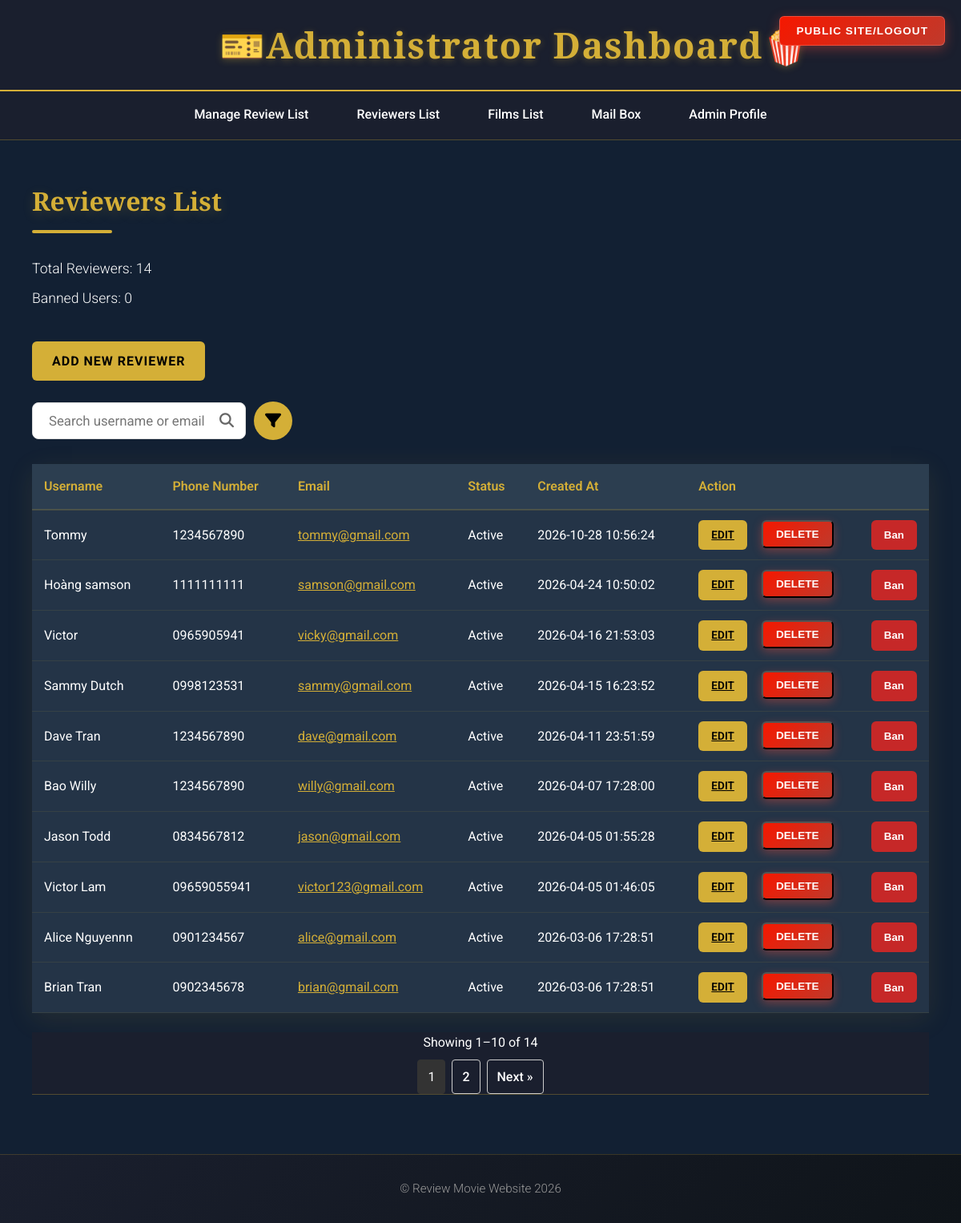
The app's page /Admin/reviewers.php (signed in), older data.
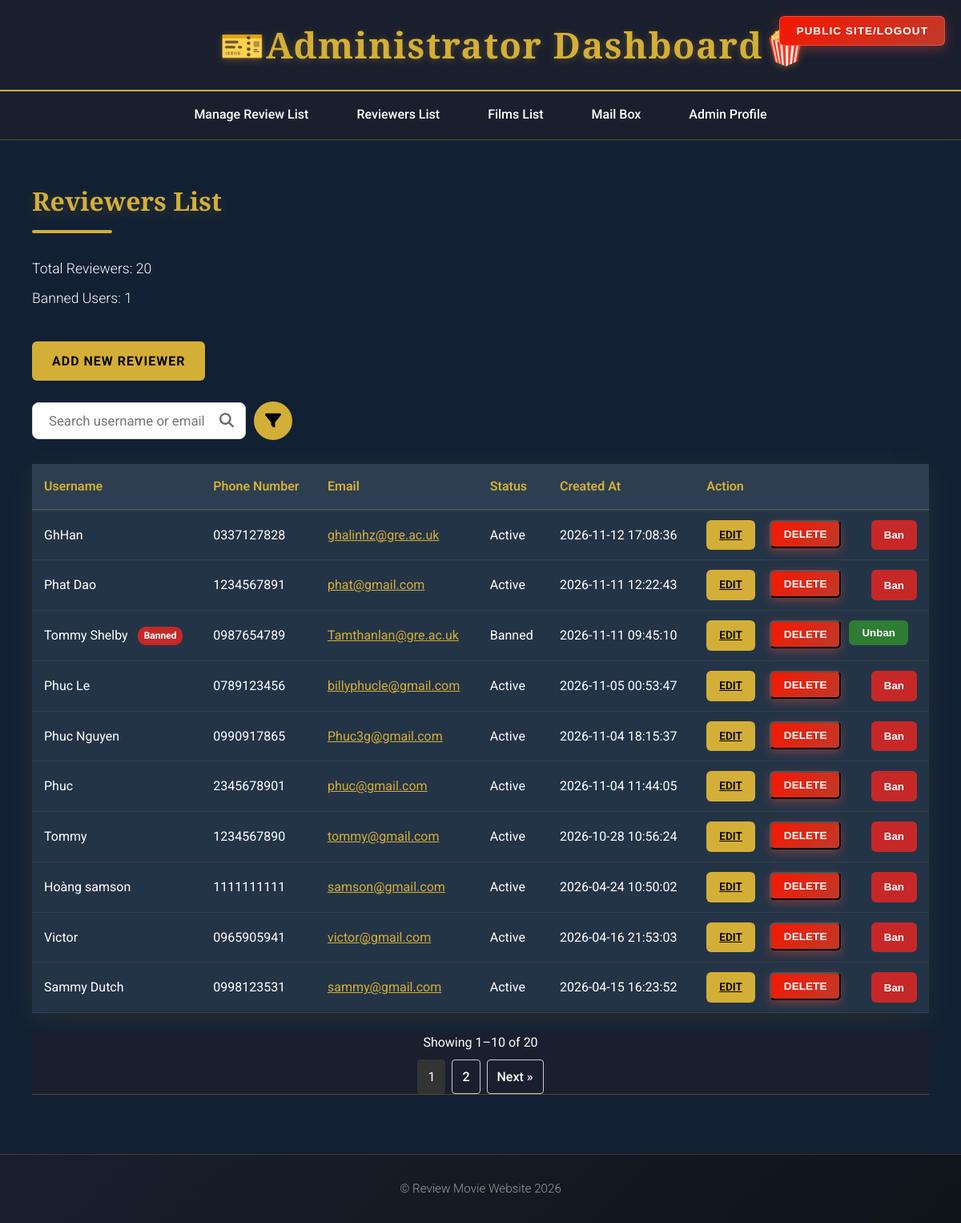
The same page, newer data.
### tables this page shows
CREATE TABLE `reviewers` (
  `id` int(11) NOT NULL,
  `username` varchar(100) NOT NULL,
  `phone_number` varchar(255) NOT NULL,
  `email` varchar(255) DEFAULT NULL,
  `created_at` datetime DEFAULT current_timestamp(),
  `password_hash` varchar(255) DEFAULT NULL,
  `is_banned` tinyint(1) NOT NULL DEFAULT 0,
  `ban_message` text DEFAULT NULL,
  `banned_at` datetime DEFAULT NULL,
  `avatar_path` varchar(255) DEFAULT NULL
);

### Admin/reviewers.php (called while the page is built, shortened)
<?php
require_once __DIR__ . '/../includes/bootstrap.php';
$database = Database::getConnection();
try {
    $search = $_GET['search'] ?? '';
    $sort = $_GET['sort'] ?? 'created_at DESC';
    $totalItems = $reviewerModel->totalFilteredReviewers($database, $search);
    $pagination = $paginationService->forRequest($totalItems, $_GET['page'] ?? 1);
    $reviewers = $reviewerModel->allReviewers(
        $database,
        $search,
        $sort,
        $pagination['itemsPerPage'],
        $pagination['offset']
    );
    $totalReviewers = $reviewerModel->totalReviewers($database);
    $totalBannedReviewers = $reviewerModel->totalBannedReviewers($database);
    include '../templates/admin_reviewers.html.php';
} catch (PDOException $e) {
    $title = 'An error has occurred';
    $output = 'Error: ' . $e->getMessage();
}
include '../templates/admin_layout.html.php';

### includes/bootstrap.php (called while the page is built, shortened)
<?php
require_once __DIR__ . '/../classes/Database.php';
require_once __DIR__ . '/../classes/Reviewer.php';
require_once __DIR__ . '/../classes/Conversation.php';
require_once __DIR__ . '/../classes/Pagination.php';
$paginationService = new Pagination();
$reviewerModel = new Reviewer();

### classes/Database.php (called while the page is built, shortened)
<?php
class Database
{
    public static function query($pdo, $sql, $parameters = [])
    {
        $query = $pdo->prepare($sql);
        $query->execute($parameters);
        return $query;
    }
}

### classes/Reviewer.php (called while the page is built, shortened)
<?php
class Reviewer extends User
{
    public function totalReviewers($pdo)
    {
        $query = Database::query($pdo, "SELECT COUNT(*) FROM reviewers");
        $row = $query->fetch();
        return $row[0];
    }
    public function totalBannedReviewers($pdo)
    {
        return Database::query($pdo, 'SELECT COUNT(*) FROM reviewers WHERE is_banned = 1')->fetchColumn();
    }
    public function totalFilteredReviewers($pdo, $search = '')
    {
        $query = Database::query(
            $pdo,
            'SELECT COUNT(*) FROM reviewers WHERE (username LIKE :search OR email LIKE :search)',
            [':search' => '%' . $search . '%']
        );
        return $query->fetchColumn();
    }
    public function allReviewers($pdo, $search = '', $sort = 'created_at DESC', $limit = null, $offset = 0)
    {
        $sql = 'SELECT id, username, email, phone_number, created_at, is_banned, ban_message
             FROM reviewers
             WHERE (username LIKE :search OR email LIKE :search)';
        $parameters = [':search' => '%' . $search . '%'];
        $allowedSorts = ['username ASC', 'username DESC', 'created_at ASC', 'created_at DESC'];
        $order = in_array($sort, $allowedSorts) ? $sort : 'created_at DESC';
        $sql .= " ORDER BY $order";
        if ($limit !== null) {
            $sql .= ' LIMIT ' . max(1, (int) $limit) . ' OFFSET ' . max(0, (int) $offset);
        }
        return Database::query($pdo, $sql, $parameters)->fetchAll();
    }
}

### classes/Pagination.php (called while the page is built, shortened)
<?php
class Pagination
{
    public function forRequest($totalItems, $requestedPage, $itemsPerPage = self::ITEMS_PER_PAGE)
    {
        $itemsPerPage = max(1, (int) $itemsPerPage);
        $pageValue = is_scalar($requestedPage) ? filter_var($requestedPage, FILTER_VALIDATE_INT) : false;
        $page = $pageValue === false ? 1 : max(1, (int) $pageValue);
        $totalPages = max(1, (int) ceil($totalItems / $itemsPerPage));
        $page = min($page, $totalPages);
        return [
            'currentPage' => $page,
            'totalPages' => $totalPages,
            'itemsPerPage' => $itemsPerPage,
            'offset' => ($page - 1) * $itemsPerPage,
            'totalItems' => (int) $totalItems,
        ];
    }
}

### templates/admin_reviewers.html.php (the view, shortened to what the changed rows need)
<link rel="stylesheet" href="https://cdnjs.cloudflare.com/ajax/libs/font-awesome/6.5.1/css/all.min.css">
<h2>Reviewers List</h2>
<div class="reviewer-stats">
    <p>Total Reviewers: <?= (int) $totalReviewers ?></p>
    <p>Banned Users: <?= (int) $totalBannedReviewers ?></p>
</div>
<br>
<table>
    <thead>
        <tr>
            <th>Username</th>
            <th>Phone Number</th>
            <th>Email</th>
            <th>Status</th>
            <th>Created At</th>
            <th>Action</th>
        </tr>
    </thead>
    <tbody>
        <?php foreach ($reviewers as $reviewer): ?>
            <tr>
                <td>
                    <?= htmlspecialchars($reviewer['username'], ENT_QUOTES, 'UTF-8') ?>
                    <?php if (!empty($reviewer['is_banned'])): ?>
                        <span class="banned-user-label">Banned</span>
                    <?php endif; ?>
                </td>
                <td>
                    <?php if (!empty($reviewer['phone_number'])): ?>
                        <?= htmlspecialchars($reviewer['phone_number'], ENT_QUOTES, 'UTF-8') ?>
                    <?php else: ?>
                        <em style="color: #777;">None</em>
                    <?php endif; ?>
                </td>
                <td>
                    <?php if (!empty($reviewer['email'])): ?>
                        <a href="mailto:<?= htmlspecialchars($reviewer['email'], ENT_QUOTES, 'UTF-8') ?>" style="color: var(--accent);">
                            <?= htmlspecialchars($reviewer['email'], ENT_QUOTES, 'UTF-8') ?>
                        </a>
                    <?php else: ?>
                        <em style="color: #777;">NULL</em>
                    <?php endif; ?>
                </td>
                <td><?= !empty($reviewer['is_banned']) ? 'Banned' : 'Active' ?></td>
                <td><?= !empty($reviewer['created_at']) ? date('Y-m-d H:i:s', strtotime($reviewer['created_at'])) : 'N/A' ?></td>
                <td>
                    <div style="display: flex; gap: 10px;">
                        <a href="editreviewers.php?id=<?= $reviewer['id'] ?>" class="btn-edit">Edit</a>
                        <form action="delete.php" method="post" onsubmit="return confirm('Are you sure you want to delete this reviewer?');">
                            <input type="hidden" name="type" value="reviewers"> <input type="submit" value="Delete" class="btn-delete">
                        </form>
                        <?php if (!empty($reviewer['is_banned'])): ?>
                            <form action="ban_reviewer.php" method="post" onsubmit="return confirm('Unban this reviewer?');">
                                <button type="submit" class="btn-unban">Unban</button>
                            </form>
                        <?php else: ?>
                            <button type="button" class="btn-ban" data-reviewer-id="<?= (int) $reviewer['id'] ?>" data-reviewer-name="<?= htmlspecialchars($reviewer['username'], ENT_QUOTES, 'UTF-8') ?>">Ban</button>
                        <?php endif; ?>
                    </div>
                </td>
            </tr>
        <?php endforeach; ?>
    </tbody>
</table>
<?php include __DIR__ . '/pagination.html.php'; ?>

### templates/pagination.html.php (shortened to what the changed rows need)
<?php if ($pagination['totalItems'] > 0): ?>
    <?php
    $paginationUrl = static function ($page) {
        return '?' . htmlspecialchars(http_build_query(array_merge($_GET, ['page' => $page])), ENT_QUOTES, 'UTF-8');
    };
    ?>
    <nav class="pagination" aria-label="Pagination">
        <span class="pagination-summary">
            Showing <?= $pagination['offset'] + 1 ?>–<?= min($pagination['offset'] + $pagination['itemsPerPage'], $pagination['totalItems']) ?> of <?= $pagination['totalItems'] ?>
        </span>
        <?php for ($page = 1; $page <= $pagination['totalPages']; $page++): ?>
            <?php if ($page === $pagination['currentPage']): ?>
                <span class="pagination-current" aria-current="page"><?= $page ?></span>
            <?php else: ?>
                <a href="<?= $paginationUrl($page) ?>"><?= $page ?></a>
            <?php endif; ?>
        <?php endfor; ?>
        <?php if ($pagination['currentPage'] < $pagination['totalPages']): ?>
            <a href="<?= $paginationUrl($pagination['currentPage'] + 1) ?>" aria-label="Next page">Next &raquo;</a>
        <?php endif; ?>
    </nav>
<?php endif; ?>

Row changes from the older to the newer data that the page shows:
no longer on this page (row edited): reviewers: username "Dave Tran", phone_number "1234567890", email "dave@gmail.com", is_banned "Active", created_at "2026-04-11 23:51:59"
no longer on this page (row unchanged): reviewers: username "Bao Willy", phone_number "1234567890", email "willy@gmail.com", is_banned "Active", created_at "2026-04-07 17:28:00"
no longer on this page (row unchanged): reviewers: username "Jason Todd", phone_number "0834567812", email "jason@gmail.com", is_banned "Active", created_at "2026-04-05 01:55:28"
no longer on this page (row unchanged): reviewers: username "Victor Lam", phone_number "09659055941", email "victor123@gmail.com", is_banned "Active", created_at "2026-04-05 01:46:05"
no longer on this page (row unchanged): reviewers: username "Alice Nguyennn", phone_number "0901234567", email "alice@gmail.com", is_banned "Active", created_at "2026-03-06 17:28:51"
no longer on this page (row unchanged): reviewers: username "Brian Tran", phone_number "0902345678", email "brian@gmail.com", is_banned "Active", created_at "2026-03-06 17:28:51"
added reviewers: username "GhHan", phone_number "0337127828", email "ghalinhz@gre.ac.uk", is_banned "Active", created_at "2026-11-12 17:08:36"
added reviewers: username "Phat Dao", phone_number "1234567891", email "phat@gmail.com", is_banned "Active", created_at "2026-11-11 12:22:43"
added reviewers: username "Tommy Shelby", is_banned "Banned", phone_number "0987654789", email "Tamthanlan@gre.ac.uk", created_at "2026-11-11 09:45:10"
added reviewers: username "Phuc Le", phone_number "0789123456", email "billyphucle@gmail.com", is_banned "Active", created_at "2026-11-05 00:53:47"
added reviewers: username "Phuc Nguyen", phone_number "0990917865", email "Phuc3g@gmail.com", is_banned "Active", created_at "2026-11-04 18:15:37"
added reviewers: username "Phuc", phone_number "2345678901", email "phuc@gmail.com", is_banned "Active", created_at "2026-11-04 11:44:05"
changed reviewers "Victor": email "vicky@gmail.com" → "victor@gmail.com"
Text that changed along with them:
$totalReviewers: "14" → "20"
$totalBannedReviewers: "0" → "1"
$pagination['totalItems']: "14" → "20"
